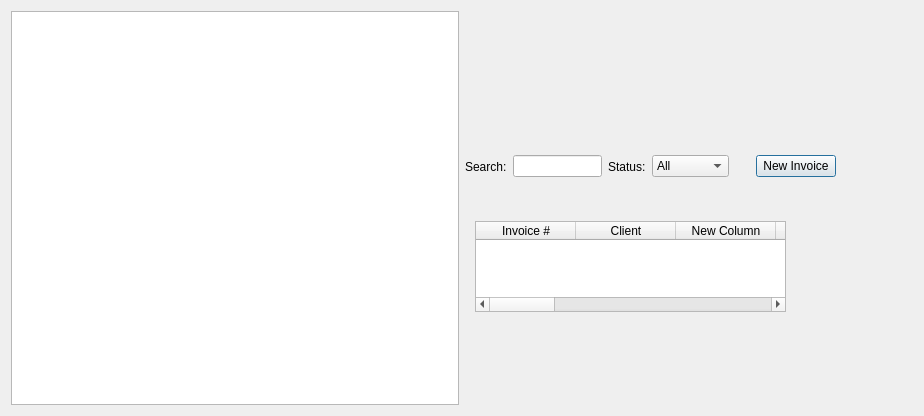
<?xml version="1.0" encoding="UTF-8"?>
<ui version="4.0">
 <class>mainHorizontalLayout</class>
 <widget class="QDialog" name="mainHorizontalLayout">
  <property name="geometry">
   <rect>
    <x>0</x>
    <y>0</y>
    <width>924</width>
    <height>416</height>
   </rect>
  </property>
  <property name="windowTitle">
   <string>Dialog</string>
  </property>
  <layout class="QHBoxLayout" name="horizontalLayout_2">
   <item>
    <widget class="QListWidget" name="navigationListWidget"/>
   </item>
   <item>
    <widget class="QStackedWidget" name="dashboardPageWidget">
     <property name="currentIndex">
      <number>1</number>
     </property>
     <widget class="QWidget" name="page">
      <layout class="QVBoxLayout" name="verticalLayout_2">
       <item>
        <widget class="QGroupBox" name="statsGroupBox">
         <property name="title">
          <string>Key Statistics</string>
         </property>
         <widget class="QWidget" name="gridLayoutWidget">
          <property name="geometry">
           <rect>
            <x>0</x>
            <y>40</y>
            <width>246</width>
            <height>101</height>
           </rect>
          </property>
          <layout class="QGridLayout" name="statsGridLayout">
           <item row="1" column="0">
            <widget class="QLabel" name="totalOverdueLabel_2">
             <property name="text">
              <string>Total Overdue:</string>
             </property>
            </widget>
           </item>
           <item row="0" column="0">
            <widget class="QLabel" name="totalDueLabel">
             <property name="text">
              <string>Total Due:</string>
             </property>
            </widget>
           </item>
           <item row="2" column="0">
            <widget class="QLabel" name="appointmentsTodayLabel">
             <property name="text">
              <string>Appointments Today:</string>
             </property>
            </widget>
           </item>
           <item row="0" column="1">
            <widget class="QLabel" name="totalDueValueLabel">
             <property name="text">
              <string>totalDueValueLabel</string>
             </property>
            </widget>
           </item>
           <item row="1" column="1">
            <widget class="QLabel" name="totalOverdueValueLabel">
             <property name="text">
              <string>totalOverdueValueLabel</string>
             </property>
            </widget>
           </item>
           <item row="2" column="1">
            <widget class="QLabel" name="appointmentsTodayValueLabel">
             <property name="text">
              <string>TextLabel</string>
             </property>
            </widget>
           </item>
          </layout>
         </widget>
        </widget>
       </item>
       <item>
        <widget class="QGroupBox" name="activityGroupBox">
         <property name="title">
          <string>Recent Activity</string>
         </property>
         <widget class="QWidget" name="verticalLayoutWidget">
          <property name="geometry">
           <rect>
            <x>20</x>
            <y>30</y>
            <width>160</width>
            <height>148</height>
           </rect>
          </property>
          <layout class="QVBoxLayout" name="activityVerticalLayout">
           <item>
            <widget class="QListWidget" name="recentActivityListWidget"/>
           </item>
           <item>
            <widget class="QTableWidget" name="tableWidget"/>
           </item>
          </layout>
         </widget>
        </widget>
       </item>
      </layout>
     </widget>
     <widget class="QWidget" name="page_2">
      <widget class="QWidget" name="verticalLayoutWidget_2">
       <property name="geometry">
        <rect>
         <x>10</x>
         <y>210</y>
         <width>311</width>
         <height>91</height>
        </rect>
       </property>
       <layout class="QVBoxLayout" name="verticalLayout">
        <item>
         <widget class="QTableWidget" name="tableWidget_2">
          <property name="columnCount">
           <number>13</number>
          </property>
          <column>
           <property name="text">
            <string>Invoice #</string>
           </property>
          </column>
          <column>
           <property name="text">
            <string>Client</string>
           </property>
          </column>
          <column>
           <property name="text">
            <string>New Column</string>
           </property>
          </column>
          <column>
           <property name="text">
            <string>Date Issued</string>
           </property>
          </column>
          <column>
           <property name="text">
            <string>Due Date</string>
           </property>
          </column>
          <column>
           <property name="text">
            <string>Amount</string>
           </property>
          </column>
          <column>
           <property name="text">
            <string>Status</string>
           </property>
          </column>
          <column/>
          <column/>
          <column/>
          <column/>
          <column/>
          <column/>
         </widget>
        </item>
       </layout>
      </widget>
      <widget class="QWidget" name="horizontalLayoutWidget">
       <property name="geometry">
        <rect>
         <x>0</x>
         <y>110</y>
         <width>371</width>
         <height>91</height>
        </rect>
       </property>
       <layout class="QHBoxLayout" name="horizontalLayout">
        <item>
         <widget class="QLabel" name="label">
          <property name="text">
           <string>Search:</string>
          </property>
         </widget>
        </item>
        <item>
         <widget class="QLineEdit" name="lineEdit"/>
        </item>
        <item>
         <widget class="QLabel" name="label_2">
          <property name="text">
           <string>Status:</string>
          </property>
         </widget>
        </item>
        <item>
         <widget class="QComboBox" name="comboBox">
          <item>
           <property name="text">
            <string>All</string>
           </property>
          </item>
          <item>
           <property name="text">
            <string>Draft</string>
           </property>
          </item>
          <item>
           <property name="text">
            <string>Sent</string>
           </property>
          </item>
          <item>
           <property name="text">
            <string>Paid</string>
           </property>
          </item>
          <item>
           <property name="text">
            <string>Overdue</string>
           </property>
          </item>
         </widget>
        </item>
        <item>
         <spacer name="horizontalSpacer">
          <property name="orientation">
           <enum>Qt::Orientation::Horizontal</enum>
          </property>
          <property name="sizeHint" stdset="0">
           <size>
            <width>40</width>
            <height>20</height>
           </size>
          </property>
         </spacer>
        </item>
        <item>
         <widget class="QPushButton" name="pushButton">
          <property name="text">
           <string>New Invoice</string>
          </property>
         </widget>
        </item>
       </layout>
      </widget>
     </widget>
    </widget>
   </item>
  </layout>
 </widget>
 <resources/>
 <connections/>
</ui>
